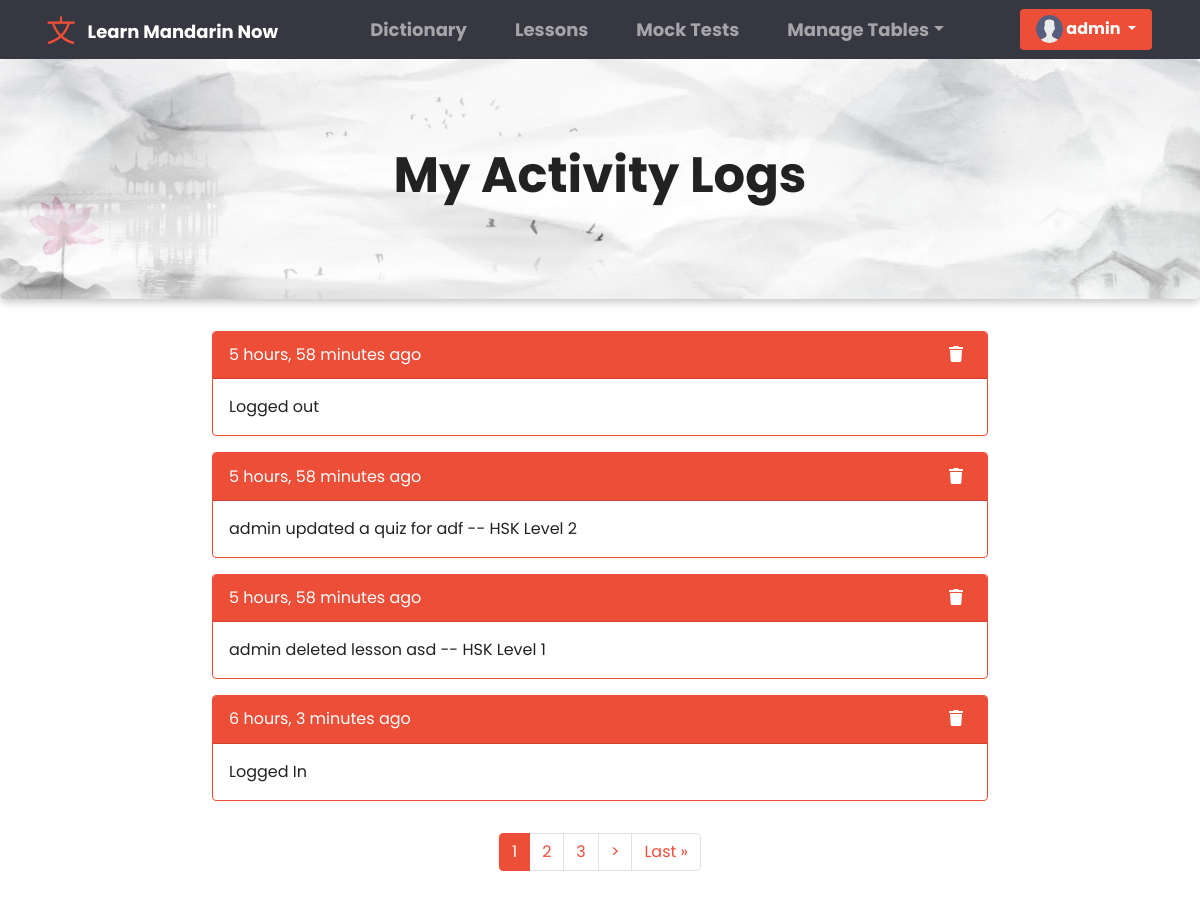
The page /my-activitylogs/ (signed in) on the database as committed earlier.
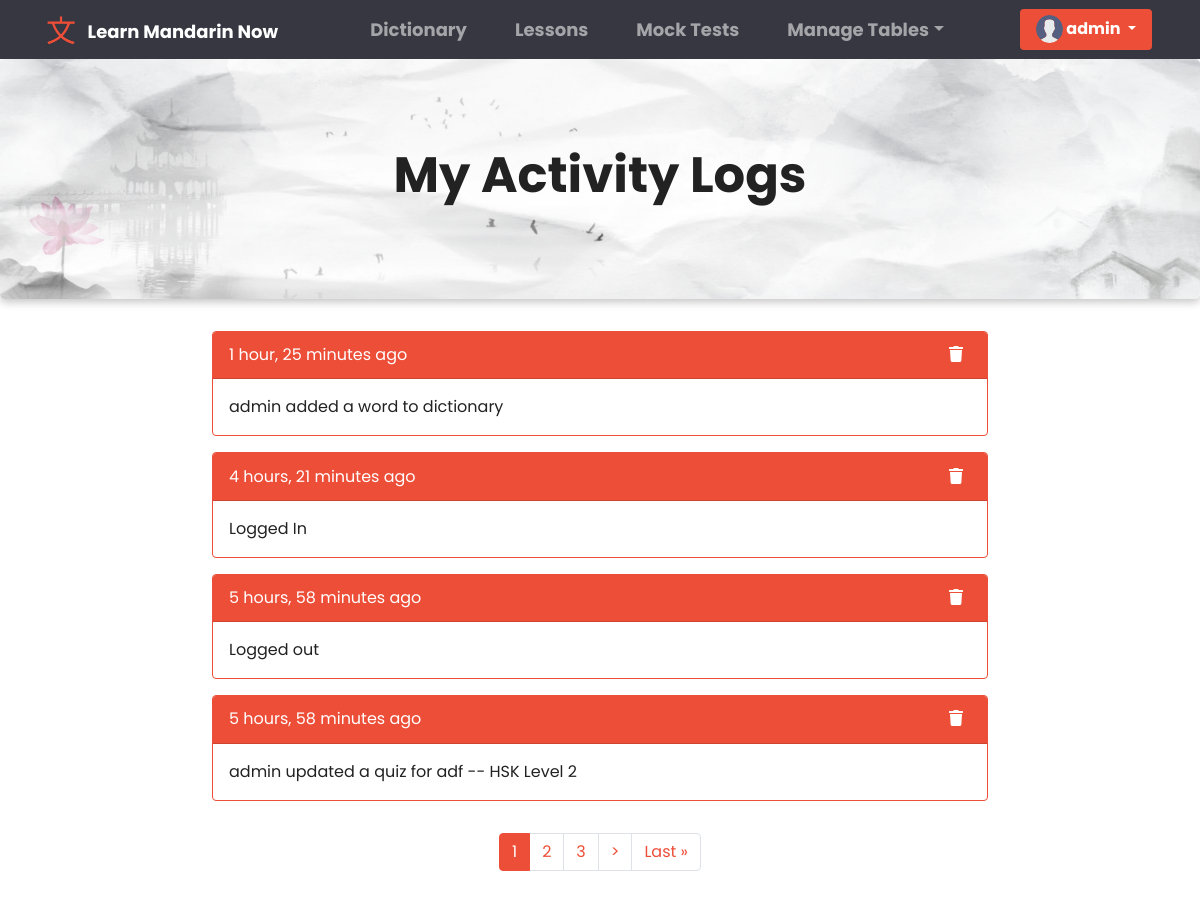
The same page on the database as committed later.
### base/models.py (models this page shows, shortened)
class ActivityLog(models.Model):
    user = models.ForeignKey(User, on_delete=models.CASCADE)
    action = models.CharField(max_length=200, null=True)
    time_stamp = models.DateTimeField(auto_now_add=True)
    class Meta:
        ordering = ['-time_stamp']

### base/views.py (the view)
# urls.py: path('my-activitylogs/', views.MyActivityLogs, name = 'my-activitylogs'),
@login_required(login_url='anonymous')
def MyActivityLogs(request):
    user = User.objects.get(id=request.user.id)
    activities = user.activitylog_set.all()
    p = Paginator(activities, 4)
    page = request.GET.get('page')
    activities = p.get_page(page)
    context = {
        'activities' : activities,
    }
    return render(request, 'my_activitylogs.html', context)

### templates/my_activitylogs.html (shortened to what this page needs)
{% extends 'main.html' %}
{% block content %}
{% load static %}
<link rel="stylesheet" href="{% static 'css/dictionary.css' %}" />
<link rel="stylesheet" href="{% static 'css/table.css' %}" />
<div class="container-fluid">
    <div class="row" id="dictionary_header">
        <h1 class="text-center" id="head_Text">My Activity Logs</h1>
      </div>
    <div class="row justify-content-center">
        <div class="col col-lg-8">
            {% for log in activities %}
            <div class="card border-primary mb-3">
                <div class="card-header card_head_def" id="card_subhead">
                  {{log.time_stamp|timesince}} ago
                  <div style="float: right">
                    <a href="{% url 'delete-activitylog' log.id %}"
                      ><i class="fas fa-trash mx-2 sub_headIcon"></i
                    ></a>
                  </div>
                </div>
                <div class="card-body">
                 {{ log.action }}
                </div>
              </div>
            {% endfor %}
        </div>
    </div>
    <div class="row justify-content-center">
        <div class="col col-lg-6">
            <ul class="pagination justify-content-center">
              <div class="pagination px-3 py-3">
                {% for i in activities.paginator.page_range %}
                {% if activities.number == i %}
                <li class="page-item active"><a class="page-link" href="?page={{i}}">{{i}}</a></li>
                {% elif i > activities.number|add:'-3' and i < activities.number|add:'3' %}
                <li class="page-item"><a class="page-link" href="?page={{i}}">{{i}}</a></li>
                {% endif %}
                {% endfor %}
                {% if activities.has_next %}
                <li class="page-item"><a class="page-link" href="?page={{activities.next_page_number}}">&#62;</a></li>
                <li class="page-item"><a class="page-link" href="?page={{ activities.paginator.num_pages  }}">Last &raquo</a></li>
                {% endif %}
            </ul>
        </div>
      </div>
</div>
{% endblock content %}

Rows that differ between the two databases and show on the page:
no longer on this page (row unchanged): ActivityLog: time_stamp "5 hours, 58 minutes", action "admin deleted lesson asd -- HSK Level 1"
no longer on this page (row unchanged): ActivityLog: time_stamp "6 hours, 3 minutes", action "Logged In"
added ActivityLog: time_stamp "1 hour, 25 minutes", action "admin added a word to dictionary"
added ActivityLog: time_stamp "4 hours, 21 minutes", action "Logged In"
